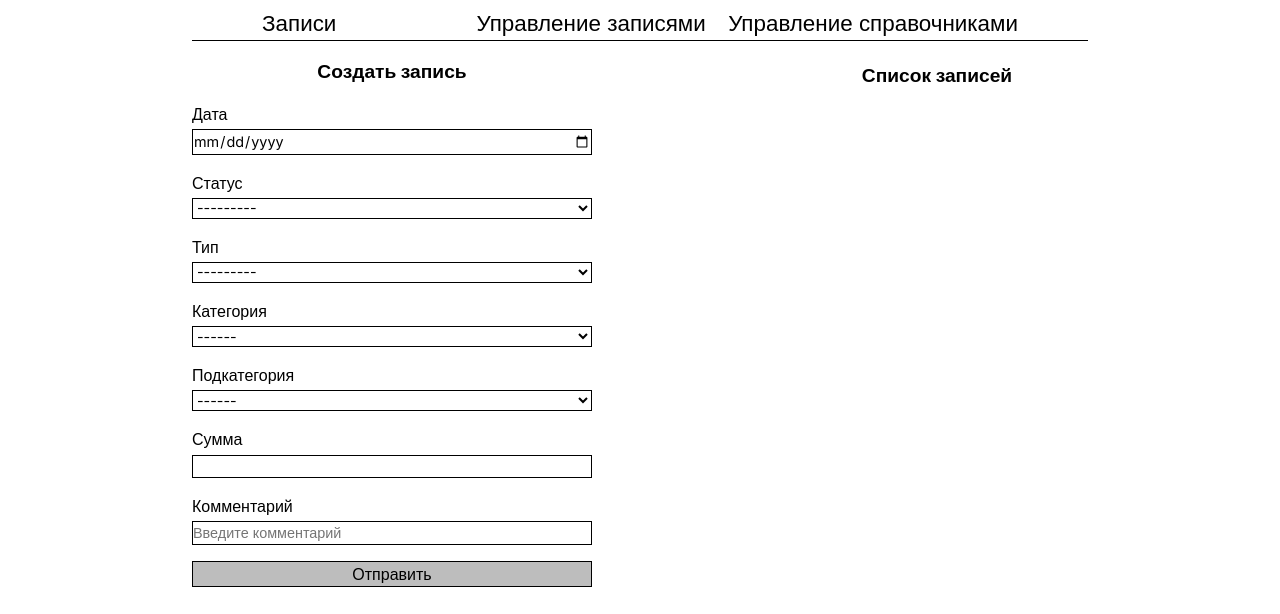
/record_control/, run on an earlier commit of the app's database.
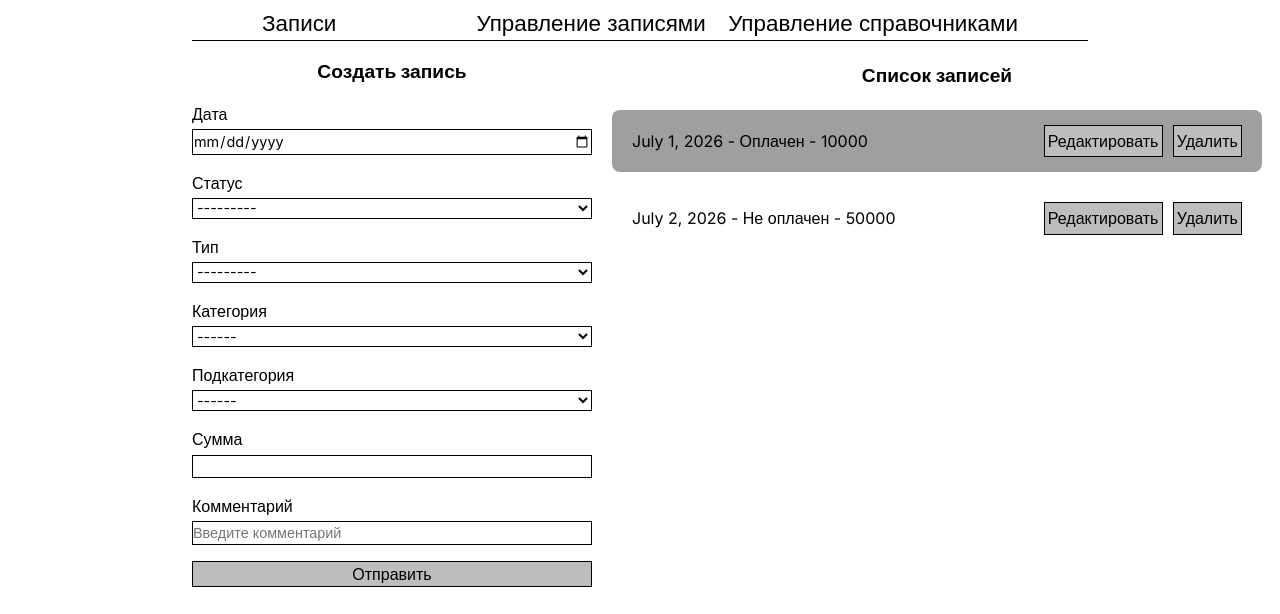
And on a later commit of the database.
### main/models.py (models this page shows, shortened)
class Record(models.Model):
    date = models.DateField(blank=True, null=True)
    status = models.ForeignKey(Status,on_delete=models.SET_NULL,null=True)
    type = models.ForeignKey(Type,on_delete=models.SET_NULL,null=True)
    category = models.ForeignKey(Category,on_delete=models.SET_NULL,null=True)
    subcategory = models.ForeignKey(Subcategory,on_delete=models.SET_NULL,null=True)
    sum = models.CharField(max_length=100)
    comment = models.TextField(max_length=100, blank=True, null=True)

class Status(models.Model):
    name = models.CharField(max_length=20,unique=True)
    def __str__(self):
        return self.name

### main/views.py (the view, shortened to what this page needs)
# urls.py: path('record_control/',views.RecordsControlView.as_view(),name="record_control"),
class RecordsControlView(View):
    def get(self, request):
        form = RecordForm()
        context = {
            'form':form,
            'records':Record.objects.all(),
            'types': Type.objects.all(),
            'categories': Category.objects.all(),
            'subcategories': Subcategory.objects.all(),
            'categories_json': json.dumps(list(Category.objects.values('id', 'name', 'type_id'))),
            'subcategories_json': json.dumps(list(Subcategory.objects.values('id', 'name', 'category_id'))),
         }
        return render(request, "main/record_control.html", context)

### main/forms.py
class RecordForm(forms.ModelForm):
    sum = forms.IntegerField(
        min_value=0,
        max_value=1000000000
    )
    class Meta:
        model = Record
        fields = ['date', 'status','type','category','subcategory','sum','comment']
        widgets = {
            'date': forms.DateInput(attrs={'type': 'date'}),
            'comment': forms.TextInput(attrs={'placeholder': 'Введите комментарий'}),
        }

### main/models.py (called while the page is built)
    def __str__(self):
        return self.name

    def __str__(self):
        return self.name

    def __str__(self):
        return self.name

### main/templates/main/record_control.html (shortened to what this page needs)
{% extends "main/bp.html"%}
{% load static %}
{% block link_style%} <link rel="stylesheet" href="{% static 'main/record_control.css'%}"/> {% endblock%}
{% block content%}
    <div class='container'>
        <div class="create_record">
            <form method="POST" class='form'>
                <div class='create_record__wrapper'>
                    <h2 class="form__title">Создать запись</h2>
                    <div class="form__box">
                        <label class="form__label">Дата</label>
                        {{ form.date }}
                    </div>
                    <div class="form__box">
                        <label class="form__label">Статус</label>
                        {{ form.status }}
                    </div>
                    <div class="form__box">
                        <label class="form__label">Тип</label>
                        {{ form.type }}
                    </div>
                    <div class="form__box" >
                        <label class="form__label">Категория</label>
                        {{ form.category }}
                    </div>
                    <div class="form__box">
                        <label class="form__label">Подкатегория</label>
                        {{ form.subcategory }}
                    </div>
                    <div class="form__box">
                        <label class="form__label">Сумма</label>
                        {{ form.sum }}
                    </div>
                    <div class="form__box">
                        <label class="form__label">Комментарий</label>
                        {{ form.comment }}
                    </div>
                    <button type="submit" class="form__button">Отправить</button>
                </div>
            </form>
        </div>
        <div class="records">
            <h2 class="records__title">Список записей</h2>
            <div class="records__list">
                {% for record in records %}
                    <div class="records__item">
                        <div class="records__info">
                            {{ record.date }} - {{ record.status}} - {{ record.sum }}
                        </div>
                        <div class="records__actions">
                            <a href="{% url 'record_edit' record.id %}" class="button">
                                Редактировать
                            </a>
                            <form method="POST" action="{% url 'record_delete' record.id %}">
                                <button type="submit" class="button">
                                    Удалить
                                </button>
                            </form>
                        </div>
                    </div>
                {% endfor %}
            </div>
        </div>
    </div>
{% endblock %}

What changed in the data, as far as the page shows it:
added Record: date "July 1, 2026", status "Оплачен", sum "10000"
added Record: date "July 2, 2026", status "Не оплачен", sum "50000"
